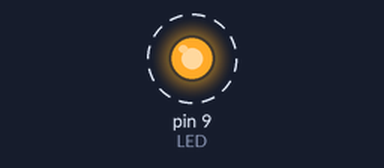
Bench run of a sketch on a simulated Arduino Uno, built with avr-gcc and run on an emulated ATmega328P. Parts: output pins drawn as LEDs (lit = HIGH). Dashed ring = blinking.

Above: at 0.4 s.
Timing chart, 0 to 4.1 s (numbered marks = the images above):
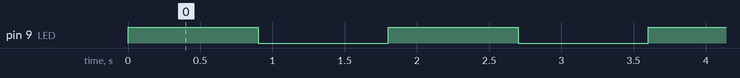

Measured:
- by itself, pin 9 (LED): alternates HIGH for 0.90 s and LOW for 0.90 s

The sketch:

Day2.ino
```cpp
int LED=9;//ir led
int TimeOn=900;
int TimeOff=900;

void setup() {

  pinMode(LED, OUTPUT);//

}

void loop() {

  digitalWrite(LED, HIGH);//turns the light on
  delay(TimeOn);
  digitalWrite(LED, LOW);
  delay(TimeOff);

}
```
